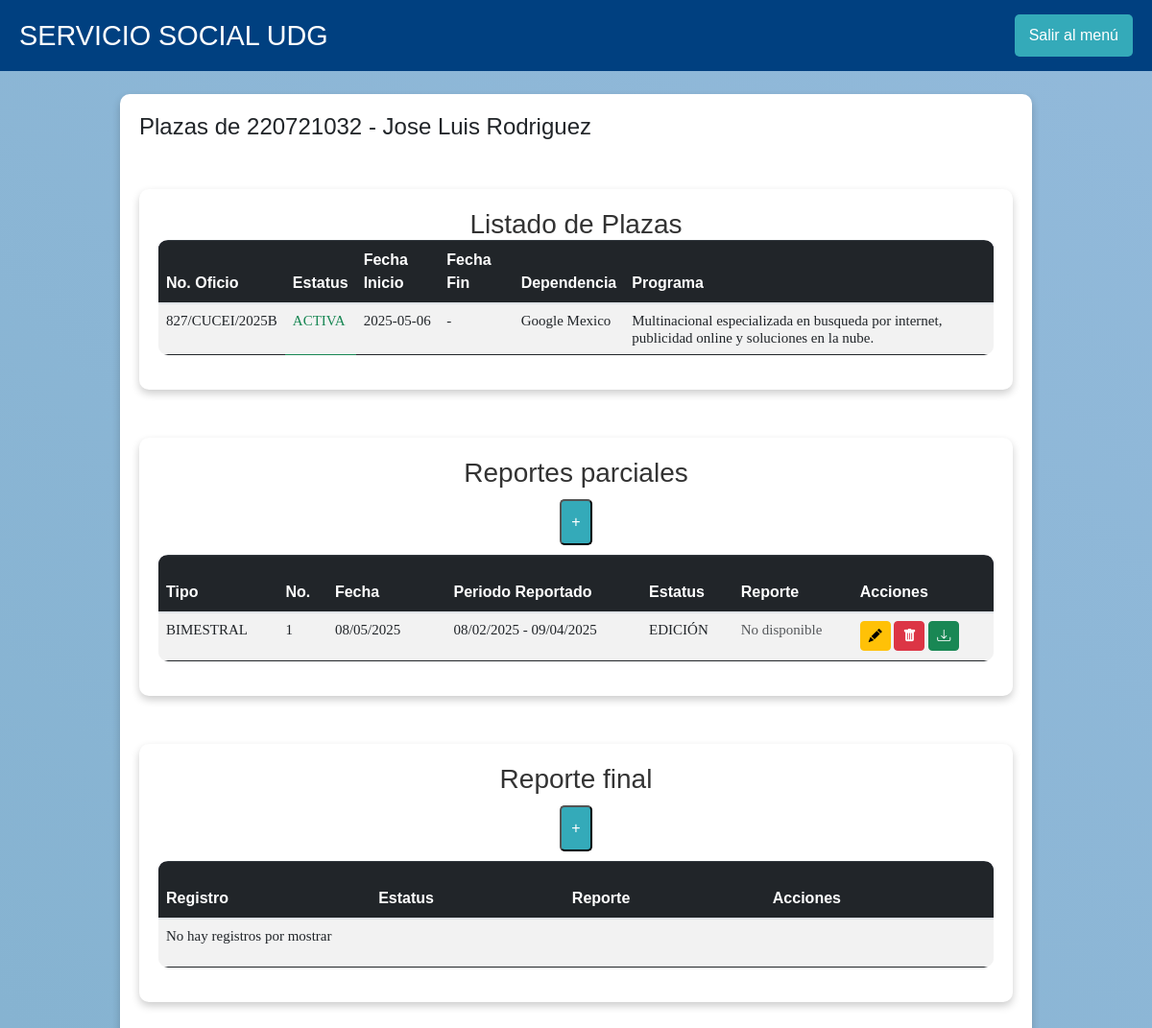
The app's page /src/listado_plazas.php (signed in) with its own data.
### tables this page shows
CREATE TABLE IF NOT EXISTS `alumno` (
  `codigoAlumno` int NOT NULL,
  `nombreAlumno` varchar(50) NOT NULL,
  `curp` varchar(50) NOT NULL,
  `domicilio` varchar(50) NOT NULL,
  `fechaNac` date NOT NULL,
  `colonia` varchar(50) NOT NULL,
  `codigoPostal` int NOT NULL,
  `pais` varchar(50) NOT NULL,
  `estado` varchar(50) NOT NULL,
  `ciudad` varchar(50) NOT NULL,
  `correoAlumno` varchar(50) NOT NULL,
  `telefono` varchar(15) NOT NULL,
  `trabajoBool` tinyint(1) NOT NULL,
  `empresa` varchar(255) DEFAULT NULL,
  `IdUsuario` int NOT NULL,
  PRIMARY KEY (`codigoAlumno`),
  KEY `fk_alumnos_usuarios` (`IdUsuario`)
);

CREATE TABLE IF NOT EXISTS `plazas` (
  `id_plaza` int NOT NULL AUTO_INCREMENT,
  `id_alumno` int DEFAULT NULL,
  `numero_oficio` varchar(50) NOT NULL,
  `estatus` enum('ACTIVA','INACTIVA') NOT NULL,
  `fecha_inicio` date NOT NULL,
  `fecha_fin` date DEFAULT NULL,
  `dependencia` varchar(255) NOT NULL,
  `programa` varchar(255) NOT NULL,
  PRIMARY KEY (`id_plaza`),
  KEY `id_alumno` (`id_alumno`)
);

CREATE TABLE IF NOT EXISTS `reportes` (
  `id_reporte` int NOT NULL AUTO_INCREMENT,
  `IdUsuario` int DEFAULT NULL,
  `id_plaza` int DEFAULT NULL,
  `tipo_reporte` enum('BIMESTRAL','FINAL') NOT NULL,
  `consecutivo` int NOT NULL,
  `fecha_reporte` timestamp NULL DEFAULT CURRENT_TIMESTAMP,
  `horas_reportadas` int NOT NULL,
  `fecha_inicio` date NOT NULL,
  `fecha_fin` date NOT NULL,
  `actividades_realizadas` text NOT NULL,
  `actividades_ajustadas` enum('SI','NO','EN PARTE') NOT NULL,
  `nuevos_conocimientos` int DEFAULT NULL,
  `experiencias_formativas` int DEFAULT NULL,
  `experiencias_profesionales` int DEFAULT NULL,
  `adquisicion_habilidades` int DEFAULT NULL,
  `aportaciones_institucion` text,
  `cumplimiento_actividades` enum('SI','NO','EN PARTE') NOT NULL,
  `estatus` enum('EDICIÓN','APROBADO','RECHAZADO') NOT NULL DEFAULT 'EDICIÓN',
  `ruta_reporte` varchar(255) DEFAULT NULL,
  PRIMARY KEY (`id_reporte`),
  KEY `id_alumno` (`IdUsuario`),
  KEY `fk_plaza` (`id_plaza`)
);

### src/listado_plazas.php (the view, shortened to what this page needs)
<?php
$IdUsuario = $_SESSION['id_usuario'];
$conn = OpenCon();
$sql = "SELECT codigoAlumno, nombreAlumno FROM alumno WHERE IdUsuario = ?";
$stmt = $conn->prepare($sql);
$stmt->bind_param("i", $IdUsuario);
$stmt->execute();
$result = $stmt->get_result();
$alumno = $result->fetch_assoc() ?: [];
$sqlPlazas = "SELECT numero_oficio, estatus, fecha_inicio, fecha_fin, dependencia, programa FROM plazas WHERE id_alumno = ?";
$stmt = $conn->prepare($sqlPlazas);
$stmt->bind_param("i", $IdUsuario);
$stmt->execute();
$result = $stmt->get_result();
$plazas = [];
if ($result->num_rows > 0) {
    while ($row = $result->fetch_assoc()) {
        $plazas[] = $row;
    }
}
$sqlReportes = "SELECT *
                FROM reportes
                WHERE IdUsuario = ? AND tipo_reporte = 'BIMESTRAL'
                ORDER BY consecutivo ASC";
$stmt = $conn->prepare($sqlReportes);
$stmt->bind_param("i", $IdUsuario);
$stmt->execute();
$result = $stmt->get_result();
$reportesParciales = [];
if ($result->num_rows > 0) {
    while ($row = $result->fetch_assoc()) {
        $reportesParciales[] = $row;
    }
}
$sqlFinales = "SELECT *
               FROM reportes_finales
               WHERE IdUsuario = ?";
$stmt = $conn->prepare($sqlFinales);
$stmt->bind_param("i", $IdUsuario);
$stmt->execute();
$result = $stmt->get_result();
$reportesFinales = $result->fetch_all(MYSQLI_ASSOC);
?>
<!DOCTYPE html>
<html lang="es">
<head>
    <link rel="stylesheet" href="../css/bootstrap.css">
    <link rel="stylesheet" href="../css/main.css">
    <link href="https://cdn.jsdelivr.net/npm/bootstrap@5.3.0/dist/css/bootstrap.min.css" rel="stylesheet">
    <link rel="stylesheet" href="https://cdn.jsdelivr.net/npm/bootstrap-icons@1.10.5/font/bootstrap-icons.css">
</head>
<body>
    <div class="header">
        <h1>SERVICIO SOCIAL UDG</h1>
        <a href="cart.php" class="logout-button">Salir al menú</a>
    </div>
    <div class="container mt-4">
        <h4 class="text-left mb-4">
            Plazas de <?php echo htmlspecialchars($alumno['codigoAlumno'] . " - " . $alumno['nombreAlumno']); ?>
        </h4>
        <div class="container">
            <h3 class="text-center mb-4">Listado de Plazas</h3>
            <div class="table-responsive">
            <table class="table table-striped table-hover" id="tabla-plazas">
                <thead class="table-dark">
                <tr>
                    <th>No. Oficio</th>
                    <th>Estatus</th>
                    <th>Fecha Inicio</th>
                    <th>Fecha Fin</th>
                    <th>Dependencia</th>
                    <th>Programa</th>
                </tr>
                </thead>
                <tbody>
                <?php if (!empty($plazas)): ?>
                    <?php foreach ($plazas as $plaza): ?>
                    <tr>
                        <td data-label="No. Oficio"><?php echo htmlspecialchars($plaza['numero_oficio']); ?></td>
                        <td data-label="Estatus" class="<?php echo $plaza['estatus'] === 'ACTIVA' ? 'text-success' : 'text-danger'; ?>">
                        <?php echo htmlspecialchars($plaza['estatus']); ?>
                        </td>
                        <td data-label="Fecha Inicio"><?php echo htmlspecialchars($plaza['fecha_inicio']); ?></td>
                        <td data-label="Fecha Fin"><?php echo htmlspecialchars($plaza['fecha_fin'] ?: '-'); ?></td>
                        <td data-label="Dependencia"><?php echo htmlspecialchars($plaza['dependencia']); ?></td>
                        <td data-label="Programa"><?php echo htmlspecialchars($plaza['programa']); ?></td>
                    </tr>
                    <?php endforeach; ?>
                <?php else: ?>
                    <tr>
                    <td colspan="7">No hay plazas activas para mostrar</td>
                    </tr>
                <?php endif; ?>
                </tbody>
            </table>
            </div>
        </div>
        <div class="container">
            <h3 class="text-center mb-4">Reportes parciales</h3>
            <button class="btn-download" data-bs-toggle="modal" data-bs-target="#reporteParcialModal">+</button>
            <div class="table-responsive">
                <table class="table table-striped table-hover" id="tabla-reportes">
                    <thead class="table-dark">
                        <tr>
                            <th>Tipo</th>
                            <th>No.</th>
                            <th>Fecha</th>
                            <th></th>
                            <th>Periodo Reportado</th>
                            <th>Estatus</th>
                            <th>Reporte</th>
                            <th>Acciones</th>
                        </tr>
                    </thead>
                    <tbody>
                    <?php if (!empty($reportesParciales)): ?>
                        <?php foreach ($reportesParciales as $reporte): ?>
                        <tr>
                            <td data-label="Tipo"><?php echo htmlspecialchars($reporte['tipo_reporte']); ?></td>
                            <td data-label="No."><?php echo htmlspecialchars($reporte['consecutivo']); ?></td>
                            <td data-label="Fecha"><?php echo date("d/m/Y", strtotime($reporte['fecha_reporte'])); ?></td>
                            <td></td>
                            <td data-label="Periodo Reportado"><?php echo date("d/m/Y", strtotime($reporte['fecha_inicio'])) . " - " . date("d/m/Y", strtotime($reporte['fecha_fin'])); ?></td>
                            <td data-label="Estatus"><?php echo htmlspecialchars($reporte['estatus']); ?></td>
                            <td data-label="Reporte">
                                <?php if (!empty($reporte['ruta_reporte'])): ?>
                                    <a href="<?php echo htmlspecialchars($reporte['ruta_reporte']); ?>" target="_blank" class="btn btn-sm btn-primary">Ver</a>
                                <?php else: ?>
                                    <span class="text-muted">No disponible</span>
                                <?php endif; ?>
                            </td>
                            <td data-label="Acciones">
                                <button
                                    class="btn btn-sm btn-warning btn-editar-reporte"
                                    title="Editar"
                                    data-id="<?php echo $reporte['id_reporte']; ?>"
                                    data-tipo="<?php echo htmlspecialchars($reporte['tipo_reporte']); ?>"
                                    data-consecutivo="<?php echo htmlspecialchars($reporte['consecutivo']); ?>"
                                    data-fecha_inicio="<?php echo htmlspecialchars($reporte['fecha_inicio']); ?>"
                                    data-fecha_fin="<?php echo htmlspecialchars($reporte['fecha_fin']); ?>"
                                    data-actividades="<?php echo htmlspecialchars($reporte['actividades_realizadas']); ?>"
                                    data-horas_reportadas="<?php echo htmlspecialchars($reporte['horas_reportadas']); ?>"
                                    data-actividades_ajustadas="<?php echo htmlspecialchars($reporte['actividades_ajustadas']); ?>"
                                    data-nuevos_conocimientos="<?php echo htmlspecialchars($reporte['nuevos_conocimientos']); ?>"
                                    data-experiencias_formativas="<?php echo htmlspecialchars($reporte['experiencias_formativas']); ?>"
                                    data-experiencias_profesionales="<?php echo htmlspecialchars($reporte['experiencias_profesionales']); ?>"
                                    data-adquisicion_habilidades="<?php echo htmlspecialchars($reporte['adquisicion_habilidades']); ?>"
                                    data-aportaciones_institucion="<?php echo htmlspecialchars($reporte['aportaciones_institucion']); ?>"
                                    data-cumplimiento_actividades="<?php echo htmlspecialchars($reporte['cumplimiento_actividades']); ?>"
                                    data-bs-toggle="modal"
                                    data-bs-target="#modalEditarReporte"
                                >
                                    <i class="bi bi-pencil-fill"></i>
                                </button>
                                <button
                                    class="btn btn-sm btn-danger btn-eliminar-reporte"
                                    title="Eliminar"
                                    data-id="<?php echo $reporte['id_reporte']; ?>"
                                    data-bs-toggle="modal"
                                    data-bs-target="#modalEliminarReporte"
                                >
                                    <i class="bi bi-trash-fill"></i>
                                </button>
                                <a href="generar_reporte_bimestral.php?id_reporte=<?php echo $reporte['id_reporte']; ?>"
                                 class="btn btn-sm btn-success"
                                title="Descargar">
                                <i class="bi bi-download"></i>
                                </a>
                            </td>
                        </tr>
                        <?php endforeach; ?>
                    <?php else: ?>
                        <tr>
                            <td colspan="8">No hay registros por mostrar</td>
                        </tr>
                    <?php endif; ?>
                    </tbody>
                </table>
            </div>
        </div>
        <div class="container">
            <h3 class="text-center mb-4">Reporte final</h3>
            <button class="btn-download" data-bs-toggle="modal" data-bs-target="#reporteFinalModal">+</button>
            <div class="table-responsive">
                <table class="table table-striped table-hover" id="tabla-finales">
                    <thead class="table-dark">
                        <tr>
                            <th>Registro</th>
                            <th>Estatus</th>
                            <th>Reporte</th>
                            <th>Acciones</th>
                        </tr>
                    </thead>
                    <tbody>
                        <?php if (!empty($reportesFinales)): ?>
                            <?php foreach ($reportesFinales as $reporte): ?>
                            <tr>
                                <td data-label="Registro"><?php echo htmlspecialchars($reporte['fecha_registro']); ?></td>
                                <td data-label="Estatus"><?php echo htmlspecialchars($reporte['estatus']); ?></td>
                                <td data-label="Reporte">
                                    <?php if (!empty($reporte['ruta_documento'])): ?>
                                        <a href="<?php echo htmlspecialchars($reporte['ruta_documento']); ?>" target="_blank" class="btn btn-sm btn-primary">Ver</a>
                                    <?php else: ?>
                                        <span class="text-muted">No disponible</span>
                                    <?php endif; ?>
                                </td>
                                <td data-label="Acciones">
                                    <button
                                        class="btn btn-sm btn-warning btn-editar-reporte-final"
                                        title="Editar"
                                        data-id="<?php echo $reporte['id_reporte_final']; ?>"
                                        data-fecha_termino="<?php echo $reporte['fecha_termino']; ?>"
                                        data-objetivos_programa="<?php echo htmlspecialchars($reporte['objetivos_programa']); ?>"
                                        data-actividades_realizadas="<?php echo htmlspecialchars($reporte['actividades_realizadas']); ?>"
                                        data-metas_alcanzadas="<?php echo htmlspecialchars($reporte['metas_alcanzadas']); ?>"
                                        data-metodologia_utilizada="<?php echo htmlspecialchars($reporte['metodologia_utilizada']); ?>"
                                        data-conclusion_propuestas="<?php echo htmlspecialchars($reporte['conclusion_propuestas']); ?>"
                                        data-aporte_innovaciones="<?php echo htmlspecialchars($reporte['aporte_innovaciones']); ?>"
                                        data-bs-toggle="modal"
                                        data-bs-target="#reporteFinalModalEditar"
                                    >
                                        <i class="bi bi-pencil-fill"></i>
                                    </button>
                                    <button
                                        class="btn btn-sm btn-danger btn-eliminar-reporte-final"
                                        title="Eliminar"
                                        data-id="<?php echo $reporte['id_reporte_final']; ?>"
                                    >
                                        <i class="bi bi-trash-fill"></i>
                                    </button>
                                    <a href="generar_reporte_final.php"
                                    class="btn btn-sm btn-success"
                                    title="Descargar">
                                    <i class="bi bi-download"></i>
                                    </a>
                                    </button>
                                </td>
                            </tr>
                            <?php endforeach; ?>
                        <?php else: ?>
                            <tr>
                                <td colspan="8">No hay registros por mostrar</td>
                            </tr>
                        <?php endif; ?>
                    </tbody>
                </table>
            </div>
        </div>
    </div>
</body>
</html>

### records on screen
alumno: codigoAlumno+nombreAlumno "220721032 - Jose Luis Rodriguez"
plazas: numero_oficio "827/CUCEI/2025B", estatus "ACTIVA", fecha_inicio "2025-05-06", fecha_fin "-", dependencia "Google Mexico", programa "Multinacional especializada en busqueda por internet, publicidad online y soluciones en la nube."
reportes: tipo_reporte "BIMESTRAL", consecutivo "1", fecha_reporte "08/05/2025", fecha_inicio "08/02/2025", fecha_fin "09/04/2025", estatus "EDICIÓN", shows "No disponible"
